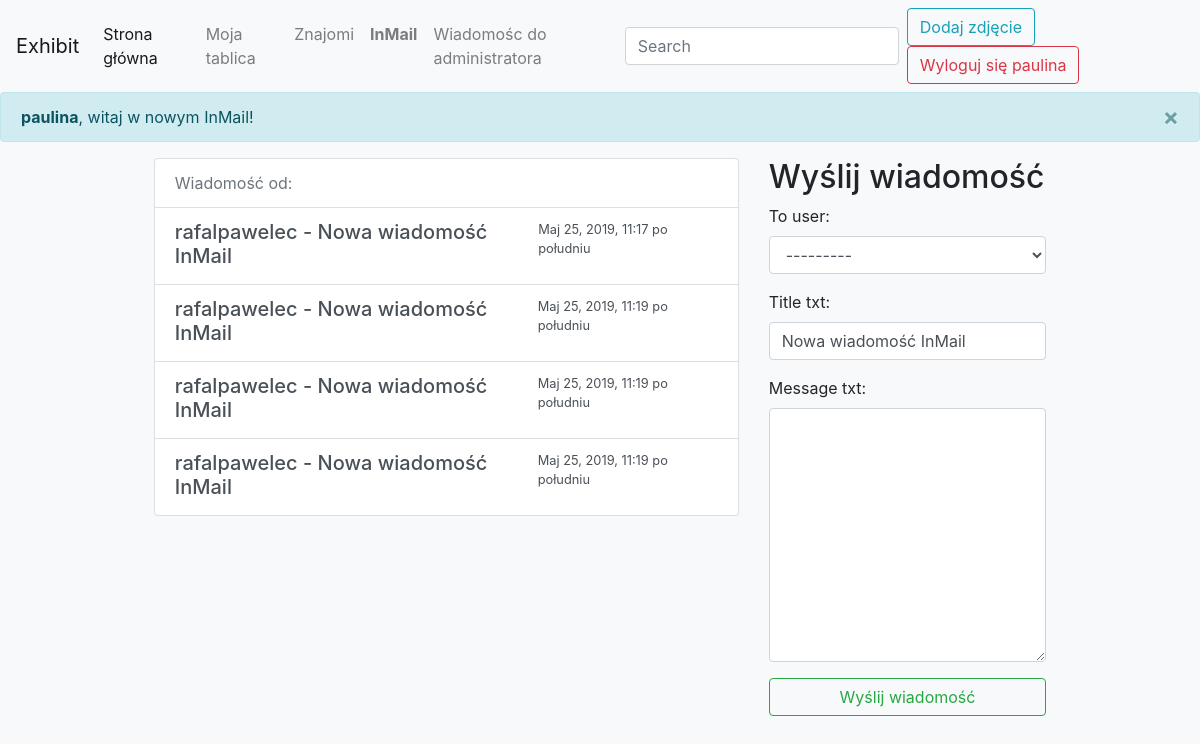
The page /exhibit/inmails/ (signed in) on the database its author committed.
### exhibit/models.py (models this page shows)
class InMail(models.Model):
    from_user = models.ForeignKey(User, related_name="from_user", on_delete=models.CASCADE)
    to_user = models.ForeignKey(User, related_name="to_user", on_delete=models.CASCADE)
    send = models.DateTimeField(auto_now_add=True, db_index=True)
    title_txt = models.CharField(max_length=100, default="Nowa wiadomość InMail")
    message_txt = models.TextField()

### exhibit/views.py (the view)
# urls.py: path("inmails/", views.inmails, name="inmails"),
@login_required
def inmails(request):
    if request.user.is_authenticated:
        username = None
        username = request.user.username
        username_getpk = User.objects.get(username=username)
        inmails = InMail.objects.filter(to_user=username_getpk)
        if request.method == "POST":
            form = InMailForm(request.POST)
            if form.is_valid():
                inmail = form.save(commit=False)
                if request.user.is_authenticated:
                    username = request.user.username
                    user = User.objects.get(username=username)
                    inmail.from_user = user
                inmail.save()
                return render(request, 'exhibit/inmail.html', {'form': form, 'username': username, 'inmails': inmails, 'success':True, 'username': username})
        else:
            form = InMailForm()
        return render(request, 'exhibit/inmail.html', {'form': form, 'username': username, 'inmails':inmails})
    else:
        return render(request, 'exhibit/notlogin.html')

### exhibit/forms.py
class InMailForm(forms.ModelForm):
    class Meta:
        model = InMail
        fields = ('to_user', 'title_txt', 'message_txt')

### exhibit/templates/exhibit/inmail.html (shortened to what this page needs)
{% extends 'base.html' %}
{% block content %}
    {% if not success %}
    <div class="alert alert-info alert-dismissible fade show" role="alert">
        <strong>{{ username }}</strong>, witaj w nowym InMail!
  <button type="button" class="close" data-dismiss="alert" aria-label="Close">
    <span aria-hidden="true">&times;</span>
  </button>
</div>
    {% endif %}
 <div class="row">
     <div class="col-sm"></div>
     <div class="col-6">
{% if inmails %}
<div class="list-group">
          <a href="#" class="list-group-item list-group-item-action disabled"> Wiadomość od:</a>
    {% for inmail in inmails %}
        <a href="{% url 'inmail' inmail.pk %}" class="list-group-item list-group-item-action flex-column align-items-start ">
    <div class="d-flex w-100 justify-content-between">
      <h5 class="mb-1">{{ inmail.from_user }} - {{ inmail.title_txt }}</h5>
      <small>{{ inmail.send }}</small>
    </div>
  </a>
    {% endfor %}
</div>
{% endif %}
     <br />
     </div>
     <div class="col-sm-3">
         <h2>Wyślij wiadomość</h2>
     <div class="form-group fluid">
  <form method="post" class="post-form" enctype="multipart/form-data">
    {{ form.as_p }}
    <button type="submit" class="btn btn-outline-success btn-block">Wyślij wiadomość</button>
  </form>
     </div>
 </div>
 <div class="col-sm"></div>
 </div>
{% endblock %}

### templates/base.html (shortened to what this page needs)
{% load staticfiles %}
<!DOCTYPE html>
<html lang="en">
  <head>
<link rel="stylesheet" href="https://cdnjs.cloudflare.com/ajax/libs/font-awesome/4.7.0/css/font-awesome.min.css">
    <link rel="stylesheet" type="text/css" href="{% static 'assets/bootstrap/css/bootstrap.css'%}">
    <link rel="stylesheet" type="text/css" href="{% static 'assets/bootstrap/css/bootstrap-social.css'%}">
    <link rel="stylesheet" type="text/css" href="{% static 'css/style.css' %}">
  </head>
  <body>
  <nav class="navbar navbar-expand-lg navbar-light bg-light">
  <a class="navbar-brand" href="#">Exhibit</a>
  <div class="collapse navbar-collapse" id="navbarSupportedContent">
    <ul class="navbar-nav mr-auto">
      <li class="nav-item active">
        <a class="nav-link" href="{% url 'index' %}">Strona główna <span class="sr-only">(current)</span></a>
      </li>
        {% if user.is_authenticated %}
      <li class="nav-item">
        <a class="nav-link" href="{% url 'me' %}">Moja tablica</a>
      </li>
      <li class="nav-item">
        <a class="nav-link" href="{% url 'contacts' %}">Znajomi</a>
      </li>
            <li class="nav-item">
        <a class="nav-link" href="{% url 'inmails' %}"><Strong>InMail</Strong></a>
      </li>
                        <li class="nav-item">
        <a class="nav-link" href="{% url 'send_message' %}">Wiadomośc do administratora</a>
      </li>
               {% endif %}
    </ul>
    <form method="get" action="{% url 'search' %}" class="form-inline my-2 my-lg-0">
      <input class="form-control mr-sm-2" type="text" name="q" placeholder="Search" aria-label="Search"  >
    </form>
      <ul class="nav navbar-nav navbar-right">
                    {% if user.is_authenticated %}
                        <li class="">
                                        <a href="{%  url 'photo-add' %}" class="btn btn-outline-info" role="button" aria-disabled="true"></span>Dodaj zdjęcie</a>
                    </li>
                    <li class="">
                    <a href="{% url 'logout' %}" class="btn btn-outline-danger" role="button" aria-disabled="true"></span>Wyloguj się {{ username }}</a>
                    </li>
                    {% endif %}
                </ul>
  </div>
</nav>
    {% block content %} {% endblock %}
  </body>
</html>

### exhibit/static/css/style.css (style rules this page uses)
body { background-color: #F8F9FA; }
.btn { margin-right: 10px; }

### rows shown on the page
InMail: from_user "rafalpawelec", title_txt "Nowa wiadomość InMail", send "Maj 25, 2019, 11:17 po południu"
InMail: from_user "rafalpawelec", title_txt "Nowa wiadomość InMail", send "Maj 25, 2019, 11:19 po południu"
InMail: from_user "rafalpawelec", title_txt "Nowa wiadomość InMail", send "Maj 25, 2019, 11:19 po południu"
InMail: from_user "rafalpawelec", title_txt "Nowa wiadomość InMail", send "Maj 25, 2019, 11:19 po południu"

### other values the page prints
{{ username }} "paulina"
